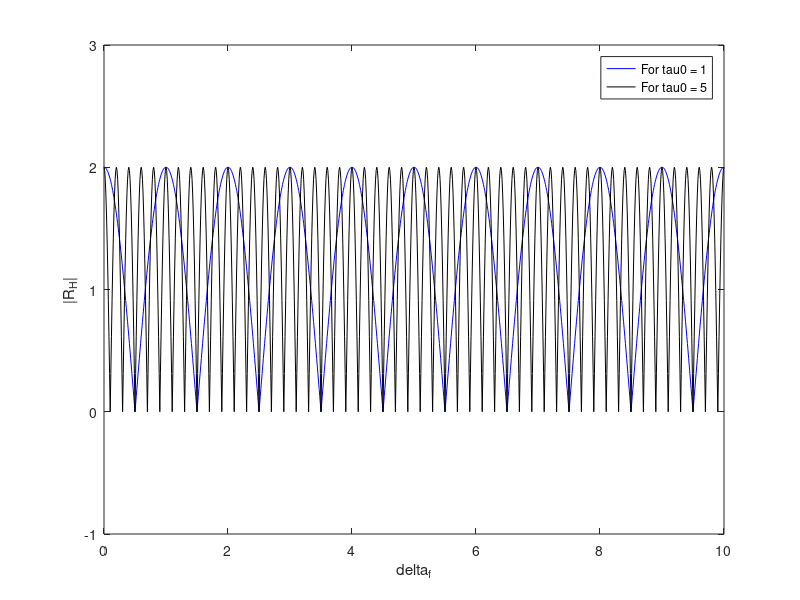

This chart was generated by the following MATLAB code:
%% ECE 5680 - Wireless Communication
%% HW1: Ques 3
%% Author: Arjun Jauhari
%% Email/Netid: aj526
%% Date: 09/08/2015
%% Plot of time-frequency correlation function

%%R_h IS A FUNCTION OF d_f defined as R_H = sigma0^2(1 + e^(-j2pi*d_f*tau0))
%assuming sigma0 and tau0 to be 1
clear;close all;
sigma0 = 1; %% Taking sigma0 = 1
tau0 = [1 5]; %% Sweeping tau0
d_f = [0:1000]*0.01; %% Sweeping d_f(delta f) from 0 to 10
for k = 1:length(tau0)
  R_H(k,:) = sigma0*(1 + e.^(-i*2*pi*d_f*tau0(1,k)));
end

%% Plotting |R_H|
figure(1)
plot(d_f, abs(R_H(1,:)), 'b-')
axis([0 10 -1 3])
xlabel('delta_f')
ylabel('|R_H|')
hold on
plot(d_f, abs(R_H(2,:)), 'k-')
legend('For tau0 = 1', 'For tau0 = 5')


%%experiments
%hold on
%plot(d_f, R_H(2,:), 'r-')
%plot(d_f, R_H(3,:), 'k-')
%mesh(d_f, tau0, abs(R_H))
